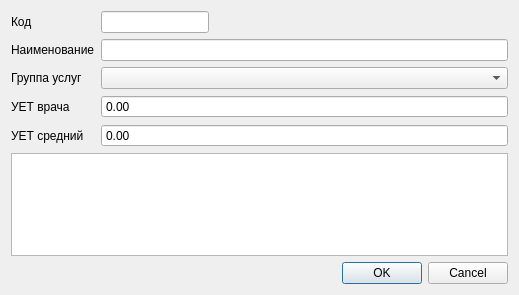
<?xml version="1.0" encoding="UTF-8"?>
<ui version="4.0">
 <class>Dialog</class>
 <widget class="QDialog" name="Dialog">
  <property name="geometry">
   <rect>
    <x>0</x>
    <y>0</y>
    <width>519</width>
    <height>295</height>
   </rect>
  </property>
  <property name="windowTitle">
   <string>Услуги</string>
  </property>
  <layout class="QFormLayout" name="formLayout">
   <property name="fieldGrowthPolicy">
    <enum>QFormLayout::AllNonFixedFieldsGrow</enum>
   </property>
   <item row="0" column="0">
    <widget class="QLabel" name="label">
     <property name="text">
      <string>Код</string>
     </property>
    </widget>
   </item>
   <item row="0" column="1">
    <layout class="QHBoxLayout" name="horizontalLayout">
     <property name="rightMargin">
      <number>0</number>
     </property>
     <item>
      <widget class="QLineEdit" name="edtCode">
       <property name="sizePolicy">
        <sizepolicy hsizetype="Fixed" vsizetype="Fixed">
         <horstretch>0</horstretch>
         <verstretch>0</verstretch>
        </sizepolicy>
       </property>
       <property name="minimumSize">
        <size>
         <width>100</width>
         <height>0</height>
        </size>
       </property>
      </widget>
     </item>
     <item>
      <spacer name="horizontalSpacer">
       <property name="orientation">
        <enum>Qt::Horizontal</enum>
       </property>
       <property name="sizeHint" stdset="0">
        <size>
         <width>40</width>
         <height>20</height>
        </size>
       </property>
      </spacer>
     </item>
    </layout>
   </item>
   <item row="1" column="0">
    <widget class="QLabel" name="label_2">
     <property name="text">
      <string>Наименование</string>
     </property>
    </widget>
   </item>
   <item row="1" column="1">
    <widget class="QLineEdit" name="edtName"/>
   </item>
   <item row="2" column="0">
    <widget class="QLabel" name="label_3">
     <property name="text">
      <string>Группа услуг</string>
     </property>
    </widget>
   </item>
   <item row="2" column="1">
    <widget class="CRBComboBox" name="cmbType"/>
   </item>
   <item row="3" column="0">
    <widget class="QLabel" name="label_4">
     <property name="text">
      <string>УЕТ врача</string>
     </property>
    </widget>
   </item>
   <item row="3" column="1">
    <widget class="QDoubleSpinBox" name="edtDoctor">
     <property name="buttonSymbols">
      <enum>QAbstractSpinBox::NoButtons</enum>
     </property>
    </widget>
   </item>
   <item row="4" column="0">
    <widget class="QLabel" name="label_5">
     <property name="text">
      <string>УЕТ средний</string>
     </property>
    </widget>
   </item>
   <item row="4" column="1">
    <widget class="QDoubleSpinBox" name="edtParamedical">
     <property name="buttonSymbols">
      <enum>QAbstractSpinBox::NoButtons</enum>
     </property>
    </widget>
   </item>
   <item row="5" column="0" colspan="2">
    <widget class="CInDocTableView" name="tblServices"/>
   </item>
   <item row="6" column="0" colspan="2">
    <widget class="QDialogButtonBox" name="buttonBox">
     <property name="orientation">
      <enum>Qt::Horizontal</enum>
     </property>
     <property name="standardButtons">
      <set>QDialogButtonBox::Cancel|QDialogButtonBox::Ok</set>
     </property>
    </widget>
   </item>
  </layout>
 </widget>
 <customwidgets>
  <customwidget>
   <class>CRBComboBox</class>
   <extends>QComboBox</extends>
   <header>library/crbcombobox.h</header>
  </customwidget>
  <customwidget>
   <class>CInDocTableView</class>
   <extends>QTableView</extends>
   <header>library/InDocTable.h</header>
  </customwidget>
 </customwidgets>
 <tabstops>
  <tabstop>edtCode</tabstop>
  <tabstop>edtName</tabstop>
  <tabstop>cmbType</tabstop>
  <tabstop>buttonBox</tabstop>
 </tabstops>
 <resources/>
 <connections>
  <connection>
   <sender>buttonBox</sender>
   <signal>accepted()</signal>
   <receiver>Dialog</receiver>
   <slot>accept()</slot>
   <hints>
    <hint type="sourcelabel">
     <x>248</x>
     <y>254</y>
    </hint>
    <hint type="destinationlabel">
     <x>157</x>
     <y>274</y>
    </hint>
   </hints>
  </connection>
  <connection>
   <sender>buttonBox</sender>
   <signal>rejected()</signal>
   <receiver>Dialog</receiver>
   <slot>reject()</slot>
   <hints>
    <hint type="sourcelabel">
     <x>316</x>
     <y>260</y>
    </hint>
    <hint type="destinationlabel">
     <x>286</x>
     <y>274</y>
    </hint>
   </hints>
  </connection>
 </connections>
</ui>
